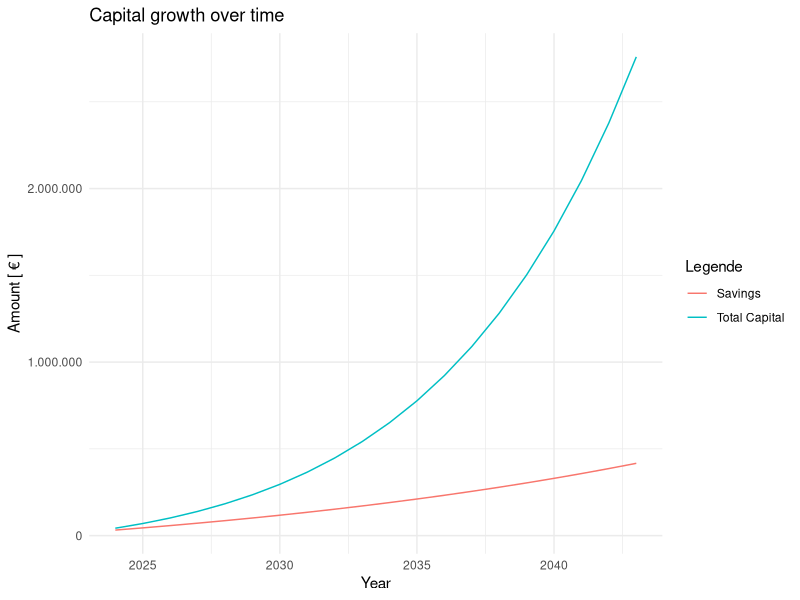
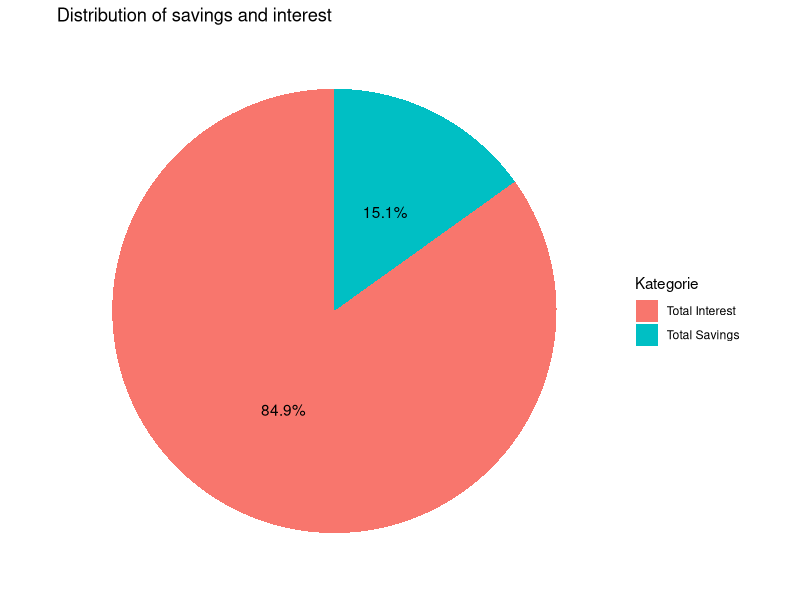
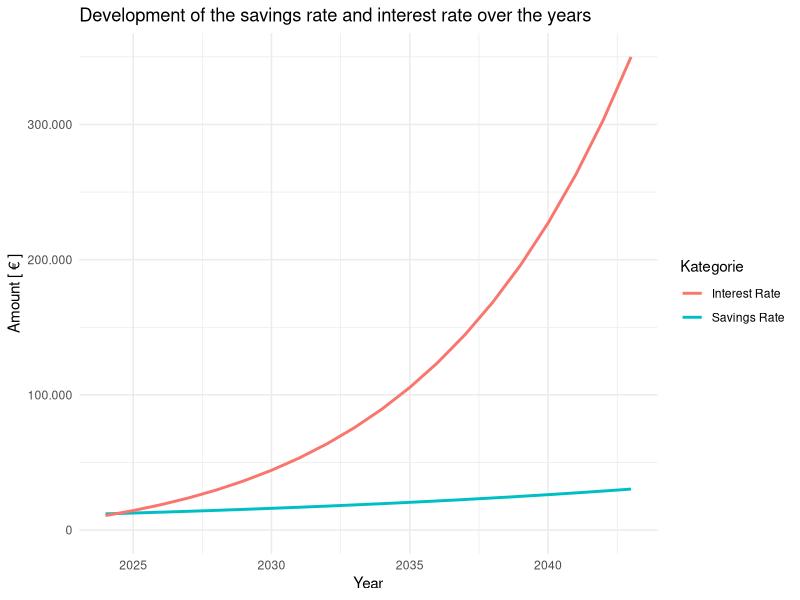
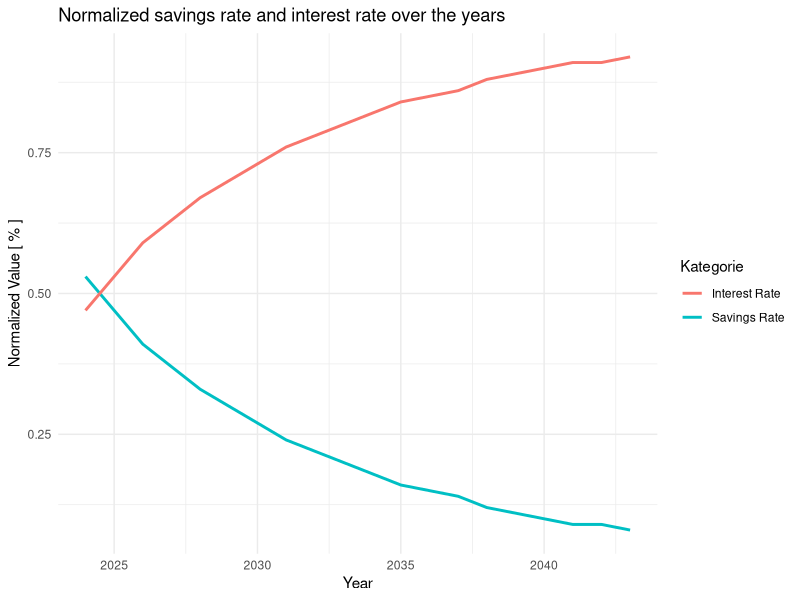
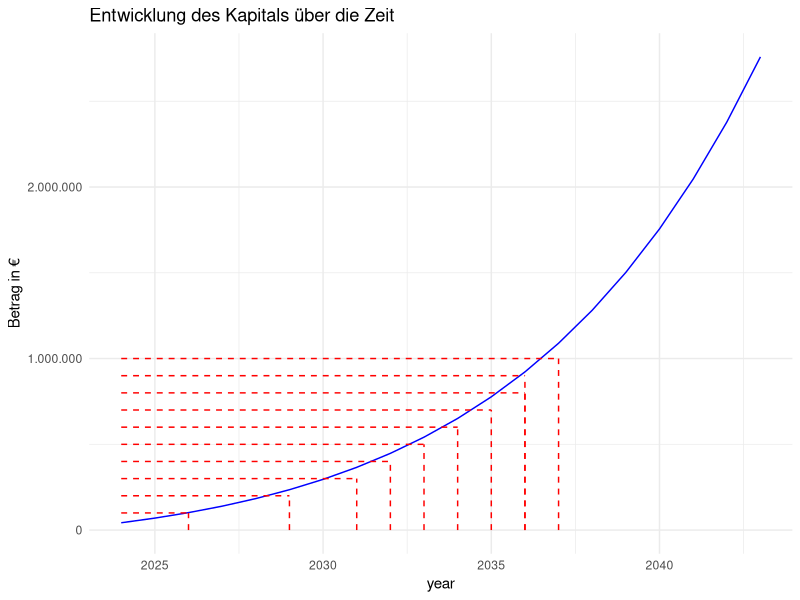

Generate these figures, in order, with R:
# Load libraries
library(lubridate)
library(tibble)
library(ggplot2)

# Input parameters
start_date <- ymd("2024-01-01")
initial_capital <- 20000
savings_rate <- 1000
savings_intervall <- "monthly"  # oder "yearly"
adjustment_rate <- 0.05  # 5% als Dezimalzahl
interest_rate <- 0.125  # 3% als Dezimalzahl
investment_period <- 20  # in yearen
savings_suspension <- NA  # Optionaler Wert
target_value <- NA  # Optionaler Wert

# Create table
results <- tibble(
  year = year(start_date) + 0:(investment_period - 1),
  capital_start = NA_real_,
  savings_anount = NA_real_,
  interest = NA_real_,
  accumulated_capital = NA_real_,
  growth = NA_real_,
  savings_anount_normalized = NA_real_,
  interest_normalized = NA_real_,
  capital_end = NA_real_
)

accumulated_savings_anount <- 0

for (i in 1:investment_period) {
  if (i == 1) {
    capital_start <- initial_capital
  } else {
    capital_start <- results$capital_end[i - 1]
  }
  
  if (!is.na(savings_suspension) && i > savings_suspension && savings_suspension < investment_period) {
    savings_anount <- 0
  } else {
    if (savings_intervall == "monthly") {
      savings_anount <- savings_rate * (1 + adjustment_rate)^(i - 1) * 12
    } else {
      savings_anount <- savings_rate * (1 + adjustment_rate)^(i - 1)
    }
  }
  
  if (savings_intervall == "monthly") {
    monthlyer_interest_rate <- interest_rate / 12
    interest <- sum(sapply(1:12, function(m) (capital_start + (m - 1) * savings_anount * (1 + adjustment_rate)^(i - 1)) * monthlyer_interest_rate))
  } else {
    interest <- capital_start * interest_rate
  }
  
  accumulated_savings_anount <- accumulated_savings_anount + savings_anount
  accumulated_capital <- initial_capital + accumulated_savings_anount
  growth <- savings_anount + interest
  savings_anount_normalized <- savings_anount / growth
  interest_normalized <- interest / growth
  capital_end <- capital_start + growth
  
  results$capital_start[i] <- round(capital_start, 2)
  results$savings_anount[i] <- round(savings_anount, 2)
  results$interest[i] <- round(interest, 2)
  results$accumulated_capital[i] <- round(accumulated_capital, 2)
  results$growth[i] <- round(growth, 2)
  results$savings_anount_normalized[i] <- round(savings_anount_normalized, 2)
  results$interest_normalized[i] <- round(interest_normalized, 2)
  results$capital_end[i] <- round(capital_end, 2)
}

# Summenzeile hinzufügen
complete_data <- results
complete_data <- rbind(complete_data, c('Sum', NA, round(sum(complete_data$savings_anount), 2), round(sum(complete_data$interest), 2), NA, NA, NA, NA, round(complete_data$capital_end[investment_period], 2)))
#results <- rbind(results, c(NA, NA, round(sum(results$savings_anount), 2), round(sum(results$interest), 2), NA, NA, NA, NA, round(results$capital_end[investment_period], 2)))

# Diagramm erstellen
ggplot(results, aes(x = year)) +
  geom_line(aes(y = capital_end, color = "Total Capital")) +
  geom_line(aes(y = accumulated_capital, color = "Savings")) +
  labs(title = "Capital growth over time", x = "Year", y = "Amount [ € ]", color = "Legende") +
  scale_y_continuous(labels = scales::comma_format(big.mark = ".", decimal.mark = ",")) +
  theme_minimal()

# Daten für den Pie-Chart berechnen
total_savings_anount <- sum(results$savings_anount) + initial_capital
total_interest <- sum(results$interest)
total_capital <- total_savings_anount + total_interest

# Daten für den Pie-Chart erstellen
pie_data <- data.frame(
  Kategorie = c("Total Savings", "Total Interest"),
  Wert = c(total_savings_anount, total_interest)
)

# Pie-Chart erstellen, Farben ändern
ggplot(pie_data, aes(x = "", y = Wert, fill = Kategorie)) +
  geom_bar(width = 1, stat = "identity") +
  coord_polar("y", start = 0) +
  geom_text(aes(label = paste0(round(Wert / total_capital * 100, 1), "%")), position = position_stack(vjust = 0.5)) +
  labs(title = "Distribution of savings and interest", fill = "Kategorie") +
  theme_minimal() +
  theme(
    axis.title.x = element_blank(),
    axis.title.y = element_blank(),
    axis.text.x = element_blank(),
    axis.text.y = element_blank(),
    axis.ticks = element_blank(),
    panel.grid = element_blank(),
    panel.border = element_blank()
  )

# Diagramm erstellen
# Höchsten Werte für savings_anount und interest ermitteln
max_savings_anount <- max(results$savings_anount, na.rm = TRUE)
max_interest <- max(results$interest, na.rm = TRUE)
y_max <- max(max_savings_anount, max_interest)

# Diagramm erstellen
ggplot(results, aes(x = year)) +
  geom_line(aes(y = savings_anount, color = "Savings Rate"), size = 1) +
  geom_line(aes(y = interest, color = "Interest Rate"), size = 1) +
  labs(
    title = "Development of the savings rate and interest rate over the years",
    x = "Year",
    y = "Amount [ € ]",
    color = "Kategorie"
  ) +
  scale_y_continuous(limits = c(0, y_max), labels = scales::comma_format(big.mark = ".", decimal.mark = ",")) +
  theme_minimal()

# Diagramm erstellen
ggplot(results, aes(x = year)) +
  geom_line(aes(y = savings_anount_normalized, color = "Savings Rate"), size = 1) +
  geom_line(aes(y = interest_normalized, color = "Interest Rate"), size = 1) +
  labs(
    title = "Normalized savings rate and interest rate over the years",
    x = "Year",
    y = "Normalized Value [ % ]",
    color = "Kategorie"
  ) +
  theme_minimal()

# Diagramm erstellen
# Bestimmen Sie die yeare, in denen die Linie capital_end die Schwellenwerte erreicht
thresholds <- seq(100000, 1000000, by = 100000)
years_at_threshold <- numeric(length(thresholds))

for (i in 1:length(thresholds)) {
  years_at_threshold[i] <- min(results$year[results$capital_end >= thresholds[i]], na.rm = TRUE)
}

# Erstellen Sie ein Dataframe für die Segmente
segment_data <- data.frame(
  x = rep(min(results$year), length(thresholds)),
  xend = years_at_threshold,
  y = thresholds,
  yend = thresholds
)

# Diagramm erstellen
ggplot(results, aes(x = year, y = capital_end)) +
  geom_line(color = "blue") +
  geom_segment(data = segment_data, aes(x = x, xend = xend, y = y, yend = yend), linetype = "dashed", color = "red") +
  geom_segment(data = segment_data, aes(x = xend, xend = xend, y = 0, yend = y), linetype = "dashed", color = "red") +
  labs(title = "Entwicklung des Kapitals über die Zeit", x = "year", y = "Betrag in €") +
  scale_y_continuous(labels = scales::comma_format(big.mark = ".", decimal.mark = ",")) +
  theme_minimal()
